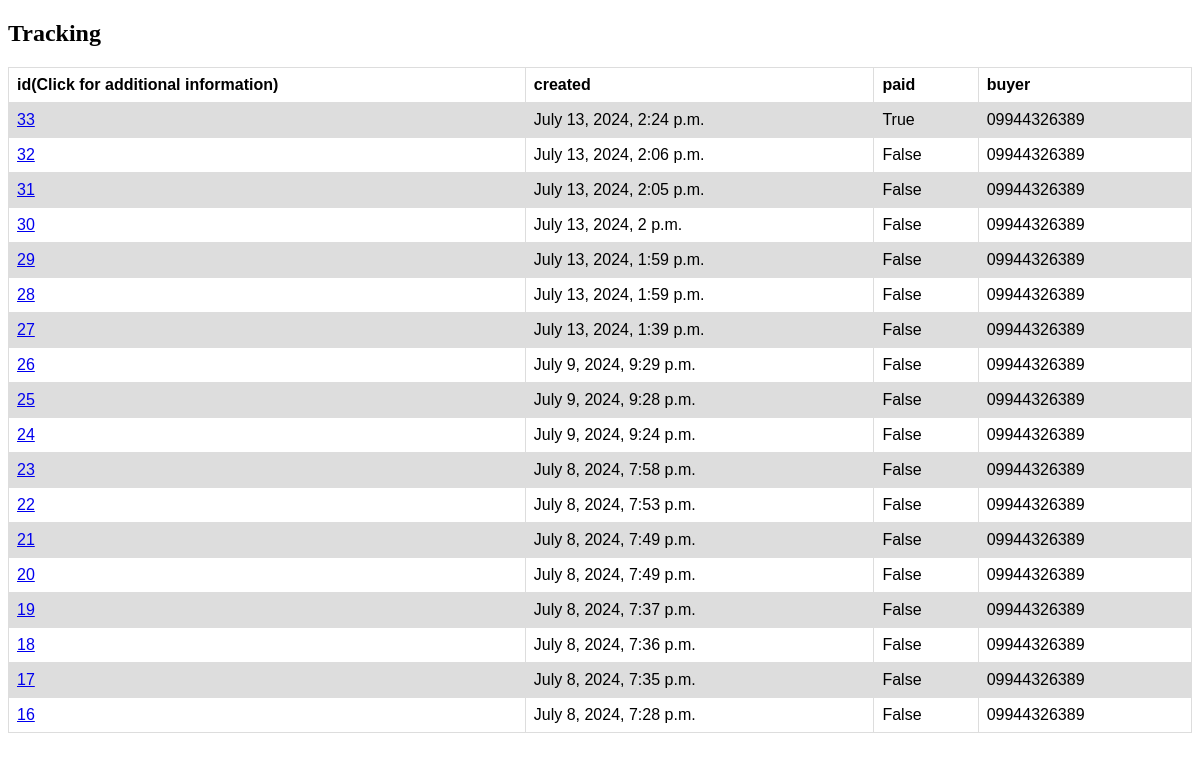
/orders/order_list/ (signed in), run on an earlier commit of the app's database.
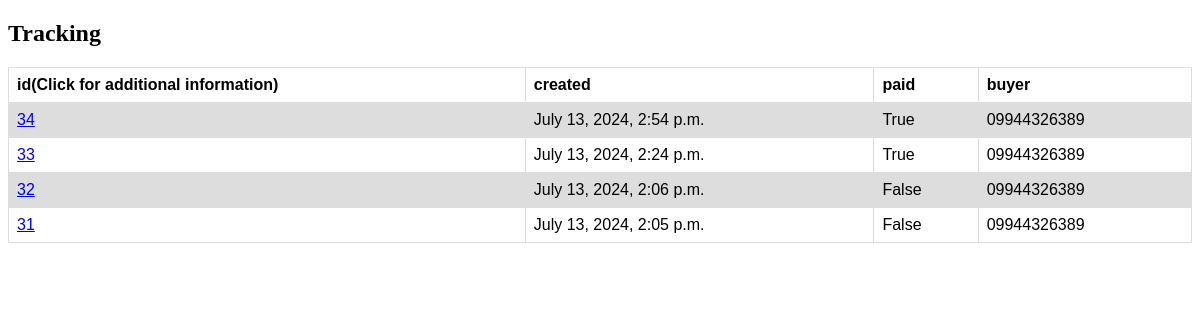
And on a later commit of the database.
### orders/models.py (models this page shows, shortened)
class Order(models.Model):
    buyer = models.ForeignKey(ShopUser,on_delete=models.SET_NULL,related_name='orders',null=True)
    first_name = models.CharField(max_length=50)
    last_name = models.CharField(max_length=50)
    phone = models.CharField(max_length=11)
    address = models.CharField(max_length=250)
    postal_code = models.CharField(max_length=10)
    province = models.CharField(max_length=50)
    city = models.CharField(max_length=50)
    created = models.DateTimeField(auto_now_add=True)
    updated = models.DateTimeField(auto_now=True)
    paid = models.BooleanField(default=False)
    class Meta:
        ordering = ['-created']
        indexes = [
            models.Index(fields=['-created'])
        ]

### account/models.py (models this page shows)
class ShopUser(AbstractBaseUser, PermissionsMixin):
    first_name = models.CharField(max_length=50)
    last_name = models.CharField(max_length=50)
    phone = models.CharField(max_length=11, unique=True)
    address = models.TextField()
    is_active = models.BooleanField(default=True)
    is_staff = models.BooleanField(default=False)
    date_join = models.DateTimeField(default=timezone.now)
    objects = ShopUserManager()
    USERNAME_FIELD = 'phone'
    REQUIRED_FIELDS = []
    def __str__(self):
        return self.phone

### orders/views.py (the view)
# urls.py: path('order_list/', views.order_list, name='order_list'),
def order_list(request):
    user = request.user
    order = Order.objects.filter(buyer=user)
    return render(request, 'order_list.html', {'order': order})

### cart/context_processor.py (called while the page is built)
def cart(request):
    return {'cart': Cart(request)}

### orders/templates/order_list.html (shortened to what this page needs)
<!DOCTYPE html>
<html>
<head>
</head>
<body>
<h2>Tracking</h2>
<table>
  <tr>
    <th>id(Click for additional information)</th>
    <th>created</th>
    <th>paid</th>
    <th>buyer</th>
  </tr>
  <tr>
      {% for item in order %}
    <td><a href="{% url 'orders:order_detail' item.id %}">{{item.id}}</a></td>
    <td>{{item.created}}</td>
    <td>{{item.paid}}</td>
    <td>{{item.buyer}}</td>
  </tr>
  {%endfor%}
</table>
</body>
</html>

What changed in the data, as far as the page shows it:
removed Order: id "30", created "July 13, 2024, 2 p.m.", paid "False", buyer "09944326389"
removed Order: id "29", created "July 13, 2024, 1:59 p.m.", paid "False", buyer "09944326389"
removed Order: id "28", created "July 13, 2024, 1:59 p.m.", paid "False", buyer "09944326389"
removed Order: id "27", created "July 13, 2024, 1:39 p.m.", paid "False", buyer "09944326389"
removed Order: id "26", created "July 9, 2024, 9:29 p.m.", paid "False", buyer "09944326389"
removed Order: id "25", created "July 9, 2024, 9:28 p.m.", paid "False", buyer "09944326389"
removed Order: id "24", created "July 9, 2024, 9:24 p.m.", paid "False", buyer "09944326389"
removed Order: id "23", created "July 8, 2024, 7:58 p.m.", paid "False", buyer "09944326389"
removed Order: id "22", created "July 8, 2024, 7:53 p.m.", paid "False", buyer "09944326389"
removed Order: id "21", created "July 8, 2024, 7:49 p.m.", paid "False", buyer "09944326389"
removed Order: id "20", created "July 8, 2024, 7:49 p.m.", paid "False", buyer "09944326389"
removed Order: id "19", created "July 8, 2024, 7:37 p.m.", paid "False", buyer "09944326389"
removed Order: id "18", created "July 8, 2024, 7:36 p.m.", paid "False", buyer "09944326389"
removed Order: id "17", created "July 8, 2024, 7:35 p.m.", paid "False", buyer "09944326389"
removed Order: id "16", created "July 8, 2024, 7:28 p.m.", paid "False", buyer "09944326389"
added Order: id "34", created "July 13, 2024, 2:54 p.m.", paid "True", buyer "09944326389"
